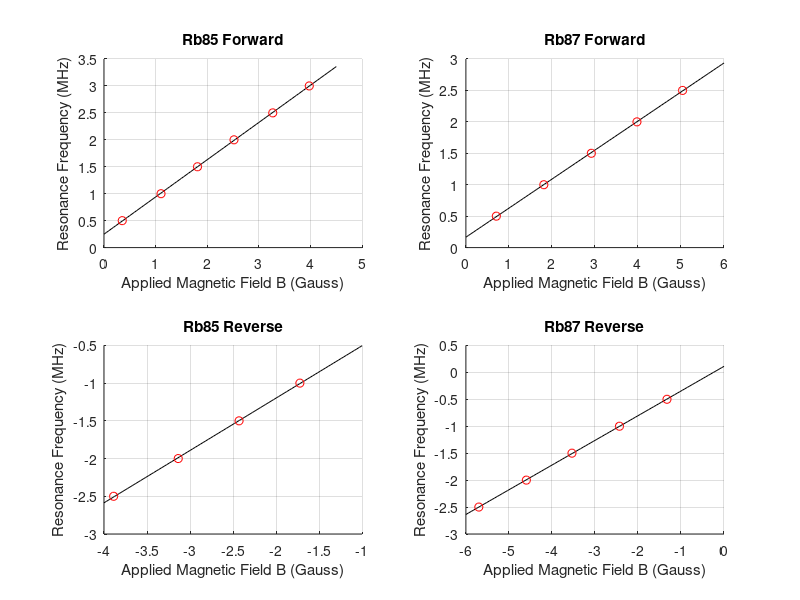
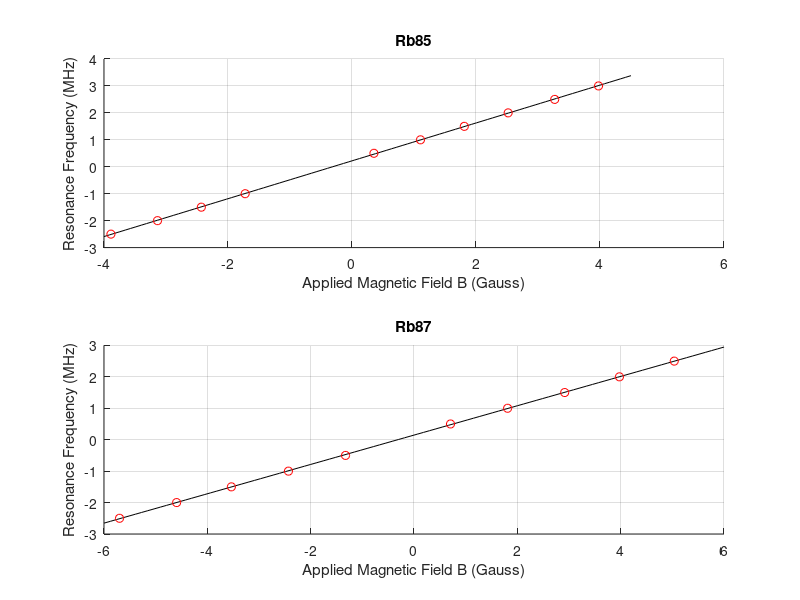

Here is the MATLAB script that generated these plots, in order:
Frequency1=[0.5 1 1.5 2 2.5 3];
Frequency2=[0.5 1 1.5 2 2.5];
Frequency3=[ 0.5 1 1.5 2 2.5]*-1;
Frequency4=[ 1 1.5 2 2.5]*-1;
rb85forward=[0.08 0.25 0.41 0.57 0.74 0.9]*(0.9e-6*135/0.275*10000);
rb87forward=[0.16 0.41 0.66 0.9 1.14]*(0.9e-6*135/0.275*10000);
rb87reverse=[0.3 0.55 0.8 1.04 1.29]*(0.9e-6*135/0.275*10000)*-1;
rb85reverse=[ 0.39 0.55 0.71 0.88]*(0.9e-6*135/0.275*10000)*-1;

figure(1);
subplot(2,2,1)
m1=linspace(0,4.5);
p1 = polyfit(rb85forward,Frequency1,1);
y1 = polyval(p1,m1);
k1=p1(1)
z1=p1(2);
hold on
plot(m1,y1, 'k')
plot(rb85forward,Frequency1,'ro')
xlabel('Applied Magnetic Field B (Gauss)')
ylabel('Resonance Frequency (MHz)')
title('Rb85 Forward')
grid on
hold off

subplot(2,2,2)
m2=linspace(0,6);
p2 = polyfit(rb87forward,Frequency2,1);
y2 = polyval(p2,m2);
k2=p2(1)
z2=p2(2);
hold on
plot(m2,y2, 'k')
plot(rb87forward,Frequency2,'ro')
xlabel('Applied Magnetic Field B (Gauss)')
ylabel('Resonance Frequency (MHz)')
title('Rb87 Forward')
grid on
hold off

subplot(2,2,3)
m3=linspace(-4,-1);
p3 = polyfit(rb85reverse,Frequency4,1);
y3 = polyval(p3,m3);
k3=p3(1)
z3=p3(2);
hold on
plot(m3,y3, 'k')
plot(rb85reverse,Frequency4,'ro')
xlabel('Applied Magnetic Field B (Gauss)')
ylabel('Resonance Frequency (MHz)')
title('Rb85 Reverse')
grid on
hold off

subplot(2,2,4)
m4=linspace(-6,0);
p4 = polyfit(rb87reverse,Frequency3,1);
y4 = polyval(p4,m4);
k4=p4(1)
z4=p4(2);
hold on
plot(m4,y4, 'k')
plot(rb87reverse,Frequency3,'ro')
xlabel('Applied Magnetic Field B (Gauss)')
ylabel('Resonance Frequency (MHz)')
title('Rb87 Reverse')
grid on
hold off



%% Nuclear Spin
Rb87_Iforward=(2.799/(k1)-1)/2
Rb85_Iforward=(2.799/(k2)-1)/2

Rb85_Ireverse=(2.799/(k3)-1)/2
Rb87_Ireverse=(2.799/(k4)-1)/2

%% Earth Magnetic Field
figure(2);
subplot(2,1,1)
Frequency5=[Frequency4 Frequency1];
rb85=[rb85reverse rb85forward];
m5=linspace(-4,4.5);
p5 = polyfit(rb85,Frequency5,1);
y5 = polyval(p5,m5);
k5=p5(1);
z5=p5(2);
hold on
plot(m5,y5, 'k')
plot(rb85,Frequency5,'ro')
xlabel('Applied Magnetic Field B (Gauss)')
ylabel('Resonance Frequency (MHz)')
title('Rb85')
grid on
hold off

subplot(2,1,2)
Frequency6=[Frequency3 Frequency2];
rb87=[rb87reverse rb87forward];
m6=linspace(-6,6);
p6 = polyfit(rb87,Frequency6,1);
y6 = polyval(p6,m6);
k6=p6(1);
z6=p6(2);
hold on
plot(m6,y6, 'k')
plot(rb87,Frequency6,'ro')
xlabel('Applied Magnetic Field B (Gauss)')
ylabel('Resonance Frequency (MHz)')
title('Rb87')
grid on
hold off

Rb85_earth=z5/k5
Rb87_earth=z6/k6

meanearth= (Rb85_earth+Rb87_earth)/2

sigmaearth=(Rb85_earth-meanearth)^2+(Rb87_earth-meanearth)^2

Rb87_earthintercept=z6*(6/2.799)
Rb85_earthintercept=z5*(4/2.799)